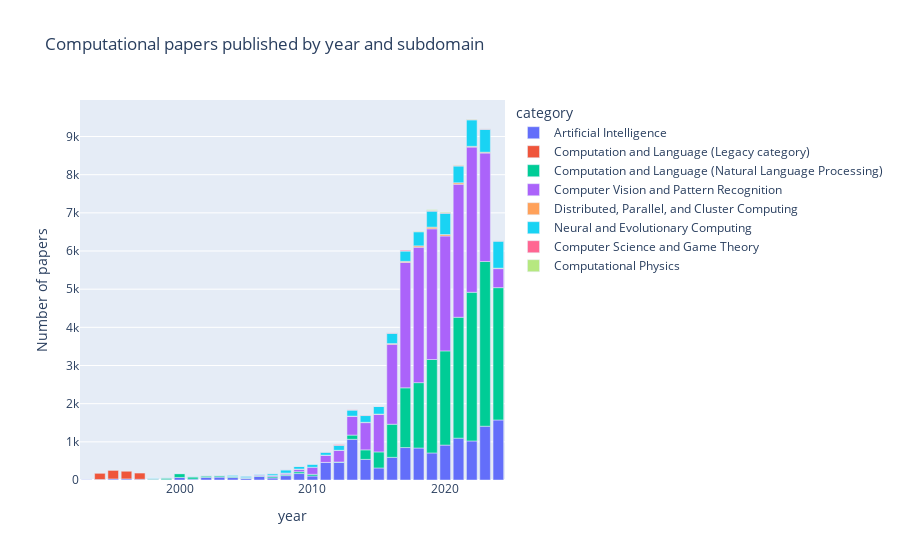

The cell this chart's notebook holds for it:
### Code cell
fig = px.bar(comp_papers, x='year', y = 'count', color='category', title="Computational papers published by year and subdomain")
fig.update_layout(yaxis_title="Number of papers")

### Figure 1 — Plotly figure (JSON) as saved in the notebook; plotly's stock layout.template omitted (floating-point values rounded to 4 significant figures)
{"data": [{"hovertemplate": "category=Artificial Intelligence<br>year=%{x}<br>count=%{y}<extra></extra>", "legendgroup": "Artificial Intelligence", "marker": {"color": "#636efa", "pattern": {"shape": ""}}, "name": "Artificial Intelligence", "orientation": "v", "showlegend": true, "textposition": "auto", "type": "bar", "x": [1993, 1994, 1995, 1996, 1997, 1998, 1999, 2000, 2001, 2002, 2003, 2004, 2005, 2006, 2007, 2008, 2009, 2010, 2011, 2012, 2013, 2014, 2015, 2016, 2017, 2018, 2019, 2020, 2021, 2022, 2023, 2024], "xaxis": "x", "y": [6, 14, 27, 28, 19, 18, 9, 67, 23, 68, 75, 64, 46, 94, 53, 115, 169, 105, 458, 459, 1066, 540, 315, 594, 850, 838, 709, 915, 1096, 1023, 1409, 1573], "yaxis": "y"}, {"hovertemplate": "category=Computation and Language (Legacy category)<br>year=%{x}<br>count=%{y}<extra></extra>", "legendgroup": "Computation and Language (Legacy category)", "marker": {"color": "#EF553B", "pattern": {"shape": ""}}, "name": "Computation and Language (Legacy category)", "orientation": "v", "showlegend": true, "textposition": "auto", "type": "bar", "x": [1994, 1995, 1996, 1997, 1998], "xaxis": "x", "y": [161, 224, 201, 163, 1], "yaxis": "y"}, {"hovertemplate": "category=Computation and Language (Natural Language Processing)<br>year=%{x}<br>count=%{y}<extra></extra>", "legendgroup": "Computation and Language (Natural Language Processing)", "marker": {"color": "#00cc96", "pattern": {"shape": ""}}, "name": "Computation and Language (Natural Language Processing)", "orientation": "v", "showlegend": true, "textposition": "auto", "type": "bar", "x": [1998, 1999, 2000, 2001, 2002, 2003, 2004, 2005, 2006, 2007, 2008, 2009, 2010, 2011, 2012, 2013, 2014, 2015, 2016, 2017, 2018, 2019, 2020, 2021, 2022, 2023, 2024], "xaxis": "x", "y": [22, 44, 99, 57, 39, 32, 24, 7, 16, 34, 26, 48, 44, 4, 13, 111, 250, 421, 867, 1565, 1713, 2448, 2468, 3168, 3896, 4317, 3467], "yaxis": "y"}, {"hovertemplate": "category=Computer Vision and Pattern Recognition<br>year=%{x}<br>count=%{y}<extra></extra>", "legendgroup": "Computer Vision and Pattern Recognition", "marker": {"color": "#ab63fa", "pattern": {"shape": ""}}, "name": "Computer Vision and Pattern Recognition", "orientation": "v", "showlegend": true, "textposition": "auto", "type": "bar", "x": [1998, 1999, 2000, 2002, 2003, 2004, 2005, 2006, 2007, 2008, 2009, 2010, 2011, 2012, 2013, 2014, 2015, 2016, 2017, 2018, 2019, 2020, 2021, 2022, 2023, 2024], "xaxis": "x", "y": [2, 1, 8, 2, 10, 6, 11, 20, 29, 38, 65, 184, 187, 304, 492, 713, 982, 2095, 3287, 3549, 3425, 3011, 3486, 3804, 2841, 498], "yaxis": "y"}, {"hovertemplate": "category=Distributed, Parallel, and Cluster Computing<br>year=%{x}<br>count=%{y}<extra></extra>", "legendgroup": "Distributed, Parallel, and Cluster Computing", "marker": {"color": "#FFA15A", "pattern": {"shape": ""}}, "name": "Distributed, Parallel, and Cluster Computing", "orientation": "v", "showlegend": true, "textposition": "auto", "type": "bar", "x": [1998, 2000, 2003, 2007, 2008, 2009, 2011, 2012, 2013, 2014, 2015, 2016, 2017, 2018, 2019, 2020, 2021, 2022, 2023, 2024], "xaxis": "x", "y": [1, 1, 2, 1, 2, 5, 2, 3, 5, 9, 9, 19, 28, 35, 44, 38, 38, 20, 22, 13], "yaxis": "y"}, {"hovertemplate": "category=Neural and Evolutionary Computing<br>year=%{x}<br>count=%{y}<extra></extra>", "legendgroup": "Neural and Evolutionary Computing", "marker": {"color": "#19d3f3", "pattern": {"shape": ""}}, "name": "Neural and Evolutionary Computing", "orientation": "v", "showlegend": true, "textposition": "auto", "type": "bar", "x": [1998, 1999, 2000, 2001, 2002, 2003, 2004, 2005, 2006, 2007, 2008, 2009, 2010, 2011, 2012, 2013, 2014, 2015, 2016, 2017, 2018, 2019, 2020, 2021, 2022, 2023, 2024], "xaxis": "x", "y": [10, 3, 3, 4, 7, 10, 25, 37, 22, 47, 84, 67, 80, 76, 128, 158, 177, 201, 269, 268, 369, 418, 557, 438, 693, 599, 708], "yaxis": "y"}, {"hovertemplate": "category=Computer Science and Game Theory<br>year=%{x}<br>count=%{y}<extra></extra>", "legendgroup": "Computer Science and Game Theory", "marker": {"color": "#FF6692", "pattern": {"shape": ""}}, "name": "Computer Science and Game Theory", "orientation": "v", "showlegend": true, "textposition": "auto", "type": "bar", "x": [2002, 2003, 2005, 2006, 2007, 2008, 2009, 2010, 2011, 2012, 2013, 2014, 2015, 2016, 2017, 2018, 2019, 2020, 2021, 2022, 2023, 2024], "xaxis": "x", "y": [4, 2, 2, 1, 2, 2, 3, 1, 4, 19, 6, 10, 6, 14, 22, 8, 19, 15, 20, 14, 14, 9], "yaxis": "y"}, {"hovertemplate": "category=Computational Physics<br>year=%{x}<br>count=%{y}<extra></extra>", "legendgroup": "Computational Physics", "marker": {"color": "#B6E880", "pattern": {"shape": ""}}, "name": "Computational Physics", "orientation": "v", "showlegend": true, "textposition": "auto", "type": "bar", "x": [2015, 2016, 2018, 2019, 2020, 2021, 2022, 2023, 2024], "xaxis": "x", "y": [1, 1, 13, 20, 18, 9, 9, 2, 3], "yaxis": "y"}], "layout": {"barmode": "relative", "legend": {"title": {"text": "category"}, "tracegroupgap": 0}, "title": {"text": "Computational papers published by year and subdomain"}, "xaxis": {"anchor": "y", "domain": [0, 1], "title": {"text": "year"}}, "yaxis": {"anchor": "x", "domain": [0, 1], "title": {"text": "Number of papers"}}}}
